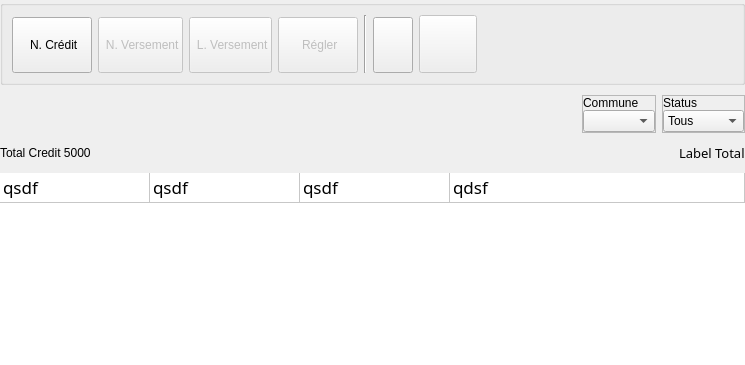
               <widget class="QWidget" name="CreditPage">
                <layout class="QVBoxLayout" name="verticalLayout_13">
                 <property name="spacing">
                  <number>0</number>
                 </property>
                 <property name="leftMargin">
                  <number>0</number>
                 </property>
                 <property name="topMargin">
                  <number>0</number>
                 </property>
                 <property name="rightMargin">
                  <number>0</number>
                 </property>
                 <property name="bottomMargin">
                  <number>0</number>
                 </property>
                 <item>
                  <widget class="QWidget" name="CreditWidgetContainer" native="true">
                   <layout class="QVBoxLayout" name="verticalLayout_23">
                    <property name="spacing">
                     <number>10</number>
                    </property>
                    <property name="leftMargin">
                     <number>0</number>
                    </property>
                    <property name="topMargin">
                     <number>0</number>
                    </property>
                    <property name="rightMargin">
                     <number>0</number>
                    </property>
                    <property name="bottomMargin">
                     <number>0</number>
                    </property>
                    <item>
                     <widget class="QGroupBox" name="groupBoxToolBar">
                      <property name="title">
                       <string/>
                      </property>
                      <layout class="QHBoxLayout" name="horizontalLayout_6">
                       <property name="spacing">
                        <number>6</number>
                       </property>
                       <property name="leftMargin">
                        <number>9</number>
                       </property>
                       <property name="topMargin">
                        <number>9</number>
                       </property>
                       <property name="rightMargin">
                        <number>9</number>
                       </property>
                       <property name="bottomMargin">
                        <number>9</number>
                       </property>
                       <item alignment="Qt::AlignBottom">
                        <widget class="QPushButton" name="buttonNewCredit">
                         <property name="sizePolicy">
                          <sizepolicy hsizetype="Preferred" vsizetype="Fixed">
                           <horstretch>0</horstretch>
                           <verstretch>0</verstretch>
                          </sizepolicy>
                         </property>
                         <property name="minimumSize">
                          <size>
                           <width>0</width>
                           <height>56</height>
                          </size>
                         </property>
                         <property name="cursor">
                          <cursorShape>PointingHandCursor</cursorShape>
                         </property>
                         <property name="toolTip">
                          <string>Ajouter un Crédit</string>
                         </property>
                         <property name="text">
                          <string> N. Crédit</string>
                         </property>
                         <property name="icon">
                          <iconset resource="../resources.qrc">
                           <normaloff>:/icons/images/icons/cil-plus.png</normaloff>:/icons/images/icons/cil-plus.png</iconset>
                         </property>
                         <property name="iconSize">
                          <size>
                           <width>28</width>
                           <height>28</height>
                          </size>
                         </property>
                        </widget>
                       </item>
                       <item alignment="Qt::AlignBottom">
                        <widget class="QPushButton" name="buttonCreditAddVersement">
                         <property name="enabled">
                          <bool>false</bool>
                         </property>
                         <property name="sizePolicy">
                          <sizepolicy hsizetype="Preferred" vsizetype="Fixed">
                           <horstretch>0</horstretch>
                           <verstretch>0</verstretch>
                          </sizepolicy>
                         </property>
                         <property name="minimumSize">
                          <size>
                           <width>0</width>
                           <height>56</height>
                          </size>
                         </property>
                         <property name="cursor">
                          <cursorShape>PointingHandCursor</cursorShape>
                         </property>
                         <property name="toolTip">
                          <string>Ajouter un Versement</string>
                         </property>
                         <property name="text">
                          <string> N. Versement</string>
                         </property>
                         <property name="icon">
                          <iconset resource="../resources.qrc">
                           <normaloff>:/icons/images/icons/cil-plus.png</normaloff>:/icons/images/icons/cil-plus.png</iconset>
                         </property>
                         <property name="iconSize">
                          <size>
                           <width>28</width>
                           <height>28</height>
                          </size>
                         </property>
                        </widget>
                       </item>
                       <item alignment="Qt::AlignBottom">
                        <widget class="QPushButton" name="buttonCreditVersement">
                         <property name="enabled">
                          <bool>false</bool>
                         </property>
                         <property name="sizePolicy">
                          <sizepolicy hsizetype="Preferred" vsizetype="Fixed">
                           <horstretch>0</horstretch>
                           <verstretch>0</verstretch>
                          </sizepolicy>
                         </property>
                         <property name="minimumSize">
                          <size>
                           <width>0</width>
                           <height>56</height>
                          </size>
                         </property>
                         <property name="cursor">
                          <cursorShape>PointingHandCursor</cursorShape>
                         </property>
                         <property name="toolTip">
                          <string>List des Versements</string>
                         </property>
                         <property name="text">
                          <string> L. Versement</string>
                         </property>
                         <property name="icon">
                          <iconset resource="../resources.qrc">
                           <normaloff>:/icons/images/icons/cil-align-center.png</normaloff>:/icons/images/icons/cil-align-center.png</iconset>
                         </property>
                         <property name="iconSize">
                          <size>
                           <width>28</width>
                           <height>28</height>
                          </size>
                         </property>
                        </widget>
                       </item>
                       <item alignment="Qt::AlignBottom">
                        <widget class="QPushButton" name="buttonRegleCredit">
                         <property name="enabled">
                          <bool>false</bool>
                         </property>
                         <property name="sizePolicy">
                          <sizepolicy hsizetype="Preferred" vsizetype="Fixed">
                           <horstretch>0</horstretch>
                           <verstretch>0</verstretch>
                          </sizepolicy>
                         </property>
                         <property name="minimumSize">
                          <size>
                           <width>0</width>
                           <height>56</height>
                          </size>
                         </property>
                         <property name="cursor">
                          <cursorShape>PointingHandCursor</cursorShape>
                         </property>
                         <property name="toolTip">
                          <string>Régler le Crédit</string>
                         </property>
                         <property name="text">
                          <string> Régler</string>
                         </property>
                         <property name="icon">
                          <iconset resource="../resources.qrc">
                           <normaloff>:/icons/images/icons/cil-check-alt.png</normaloff>:/icons/images/icons/cil-check-alt.png</iconset>
                         </property>
                         <property name="iconSize">
                          <size>
                           <width>28</width>
                           <height>28</height>
                          </size>
                         </property>
                        </widget>
                       </item>
                       <item>
                        <widget class="Line" name="line">
                         <property name="orientation">
                          <enum>Qt::Vertical</enum>
                         </property>
                        </widget>
                       </item>
                       <item alignment="Qt::AlignBottom">
                        <widget class="QPushButton" name="buttonCreditActions">
                         <property name="sizePolicy">
                          <sizepolicy hsizetype="Preferred" vsizetype="Fixed">
                           <horstretch>0</horstretch>
                           <verstretch>0</verstretch>
                          </sizepolicy>
                         </property>
                         <property name="minimumSize">
                          <size>
                           <width>0</width>
                           <height>56</height>
                          </size>
                         </property>
                         <property name="layoutDirection">
                          <enum>Qt::RightToLeft</enum>
                         </property>
                         <property name="text">
                          <string/>
                         </property>
                         <property name="iconSize">
                          <size>
                           <width>28</width>
                           <height>28</height>
                          </size>
                         </property>
                        </widget>
                       </item>
                       <item alignment="Qt::AlignBottom">
                        <widget class="QPushButton" name="buttonDeleteCredit">
                         <property name="enabled">
                          <bool>false</bool>
                         </property>
                         <property name="sizePolicy">
                          <sizepolicy hsizetype="Preferred" vsizetype="Fixed">
                           <horstretch>0</horstretch>
                           <verstretch>0</verstretch>
                          </sizepolicy>
                         </property>
                         <property name="minimumSize">
                          <size>
                           <width>58</width>
                           <height>58</height>
                          </size>
                         </property>
                         <property name="cursor">
                          <cursorShape>PointingHandCursor</cursorShape>
                         </property>
                         <property name="toolTip">
                          <string>Supprimer le Crédit</string>
                         </property>
                         <property name="text">
                          <string/>
                         </property>
                         <property name="icon">
                          <iconset resource="../resources.qrc">
                           <normaloff>:/icons/images/icons/cil-cut.png</normaloff>:/icons/images/icons/cil-cut.png</iconset>
                         </property>
                         <property name="iconSize">
                          <size>
                           <width>30</width>
                           <height>30</height>
                          </size>
                         </property>
                        </widget>
                       </item>
                       <item>
                        <spacer name="horizontalSpacer_7">
                         <property name="orientation">
                          <enum>Qt::Horizontal</enum>
                         </property>
                         <property name="sizeHint" stdset="0">
                          <size>
                           <width>40</width>
                           <height>20</height>
                          </size>
                         </property>
                        </spacer>
                       </item>
                      </layout>
                     </widget>
                    </item>
                    <item>
                     <widget class="QFrame" name="partiesToolBarFrame">
                      <layout class="QHBoxLayout" name="horizontalLayout_12">
                       <property name="leftMargin">
                        <number>0</number>
                       </property>
                       <property name="topMargin">
                        <number>0</number>
                       </property>
                       <property name="rightMargin">
                        <number>0</number>
                       </property>
                       <property name="bottomMargin">
                        <number>0</number>
                       </property>
                       <item>
                        <spacer name="horizontalSpacer_5">
                         <property name="orientation">
                          <enum>Qt::Horizontal</enum>
                         </property>
                         <property name="sizeHint" stdset="0">
                          <size>
                           <width>40</width>
                           <height>20</height>
                          </size>
                         </property>
                        </spacer>
                       </item>
                       <item>
                        <widget class="QFrame" name="frame_8">
                         <property name="frameShape">
                          <enum>QFrame::StyledPanel</enum>
                         </property>
                         <property name="frameShadow">
                          <enum>QFrame::Raised</enum>
                         </property>
                         <layout class="QVBoxLayout" name="verticalLayout_30">
                          <property name="spacing">
                           <number>0</number>
                          </property>
                          <property name="leftMargin">
                           <number>0</number>
                          </property>
                          <property name="topMargin">
                           <number>0</number>
                          </property>
                          <property name="rightMargin">
                           <number>0</number>
                          </property>
                          <property name="bottomMargin">
                           <number>0</number>
                          </property>
                          <item>
                           <widget class="QLabel" name="label_16">
                            <property name="text">
                             <string>Commune</string>
                            </property>
                           </widget>
                          </item>
                          <item>
                           <widget class="QComboBox" name="cbBoxCreditByCommune"/>
                          </item>
                         </layout>
                        </widget>
                       </item>
                       <item>
                        <widget class="QFrame" name="frame_7">
                         <property name="frameShape">
                          <enum>QFrame::StyledPanel</enum>
                         </property>
                         <property name="frameShadow">
                          <enum>QFrame::Raised</enum>
                         </property>
                         <layout class="QVBoxLayout" name="verticalLayout_29">
                          <property name="spacing">
                           <number>0</number>
                          </property>
                          <property name="leftMargin">
                           <number>0</number>
                          </property>
                          <property name="topMargin">
                           <number>0</number>
                          </property>
                          <property name="rightMargin">
                           <number>0</number>
                          </property>
                          <property name="bottomMargin">
                           <number>0</number>
                          </property>
                          <item>
                           <widget class="QLabel" name="label_12">
                            <property name="text">
                             <string>Status</string>
                            </property>
                           </widget>
                          </item>
                          <item>
                           <widget class="QComboBox" name="cbBoxCreditByStatus">
                            <property name="minimumSize">
                             <size>
                              <width>0</width>
                              <height>0</height>
                             </size>
                            </property>
                            <property name="currentIndex">
                             <number>0</number>
                            </property>
                            <item>
                             <property name="text">
                              <string>Tous</string>
                             </property>
                            </item>
                            <item>
                             <property name="text">
                              <string>Terminé</string>
                             </property>
                            </item>
                            <item>
                             <property name="text">
                              <string>En Cours</string>
                             </property>
                            </item>
                           </widget>
                          </item>
                         </layout>
                        </widget>
                       </item>
                      </layout>
                     </widget>
                    </item>
                    <item>
                     <widget class="QFrame" name="frame_6">
                      <property name="frameShape">
                       <enum>QFrame::NoFrame</enum>
                      </property>
                      <property name="frameShadow">
                       <enum>QFrame::Raised</enum>
                      </property>
                      <layout class="QHBoxLayout" name="horizontalLayout_19">
                       <property name="leftMargin">
                        <number>0</number>
                       </property>
                       <property name="topMargin">
                        <number>0</number>
                       </property>
                       <property name="rightMargin">
                        <number>0</number>
                       </property>
                       <property name="bottomMargin">
                        <number>0</number>
                       </property>
                       <item>
                        <widget class="QLabel" name="labelTotalCredits">
                         <property name="sizePolicy">
                          <sizepolicy hsizetype="Maximum" vsizetype="Preferred">
                           <horstretch>0</horstretch>
                           <verstretch>0</verstretch>
                          </sizepolicy>
                         </property>
                         <property name="text">
                          <string>Total Credit 5000</string>
                         </property>
                         <property name="wordWrap">
                          <bool>false</bool>
                         </property>
                        </widget>
                       </item>
                       <item>
                        <spacer name="horizontalSpacer_15">
                         <property name="orientation">
                          <enum>Qt::Horizontal</enum>
                         </property>
                         <property name="sizeHint" stdset="0">
                          <size>
                           <width>582</width>
                           <height>20</height>
                          </size>
                         </property>
                        </spacer>
                       </item>
                       <item>
                        <widget class="QLabel" name="labelCreditCount">
                         <property name="font">
                          <font>
                           <family>Lucida Casual</family>
                           <pointsize>10</pointsize>
                           <weight>50</weight>
                           <italic>false</italic>
                           <bold>false</bold>
                          </font>
                         </property>
                         <property name="text">
                          <string>Label Total</string>
                         </property>
                        </widget>
                       </item>
                      </layout>
                     </widget>
                    </item>
                    <item>
                     <widget class="MyTable" name="creditTableWidget">
                      <property name="font">
                       <font>
                        <family>Lucida Casual</family>
                        <pointsize>13</pointsize>
                        <weight>50</weight>
                        <italic>false</italic>
                        <bold>false</bold>
                       </font>
                      </property>
                      <property name="contextMenuPolicy">
                       <enum>Qt::CustomContextMenu</enum>
                      </property>
                      <property name="frameShape">
                       <enum>QFrame::NoFrame</enum>
                      </property>
                      <property name="editTriggers">
                       <set>QAbstractItemView::DoubleClicked</set>
                      </property>
                      <property name="showDropIndicator" stdset="0">
                       <bool>true</bool>
                      </property>
                      <property name="selectionBehavior">
                       <enum>QAbstractItemView::SelectRows</enum>
                      </property>
                      <property name="sortingEnabled">
                       <bool>true</bool>
                      </property>
                      <attribute name="horizontalHeaderVisible">
                       <bool>false</bool>
                      </attribute>
                      <attribute name="horizontalHeaderCascadingSectionResizes">
                       <bool>false</bool>
                      </attribute>
                      <attribute name="horizontalHeaderMinimumSectionSize">
                       <number>31</number>
                      </attribute>
                      <attribute name="horizontalHeaderDefaultSectionSize">
                       <number>150</number>
                      </attribute>
                      <attribute name="horizontalHeaderShowSortIndicator" stdset="0">
                       <bool>true</bool>
                      </attribute>
                      <attribute name="horizontalHeaderStretchLastSection">
                       <bool>true</bool>
                      </attribute>
                      <attribute name="verticalHeaderVisible">
                       <bool>false</bool>
                      </attribute>
                      <row>
                       <property name="text">
                        <string>New Row</string>
                       </property>
                      </row>
                      <column>
                       <property name="text">
                        <string>ID</string>
                       </property>
                      </column>
                      <column>
                       <property name="text">
                        <string>Nom</string>
                       </property>
                      </column>
                      <column>
                       <property name="text">
                        <string>Address</string>
                       </property>
                      </column>
                      <column>
                       <property name="text">
                        <string>Phone</string>
                       </property>
                      </column>
                      <item row="0" column="0">
                       <property name="text">
                        <string>qsdf</string>
                       </property>
                      </item>
                      <item row="0" column="1">
                       <property name="text">
                        <string>qsdf</string>
                       </property>
                      </item>
                      <item row="0" column="2">
                       <property name="text">
                        <string>qsdf</string>
                       </property>
                      </item>
                      <item row="0" column="3">
                       <property name="text">
                        <string>qdsf</string>
                       </property>
                      </item>
                     </widget>
                    </item>
                   </layout>
                  </widget>
                 </item>
                </layout>
               </widget>
